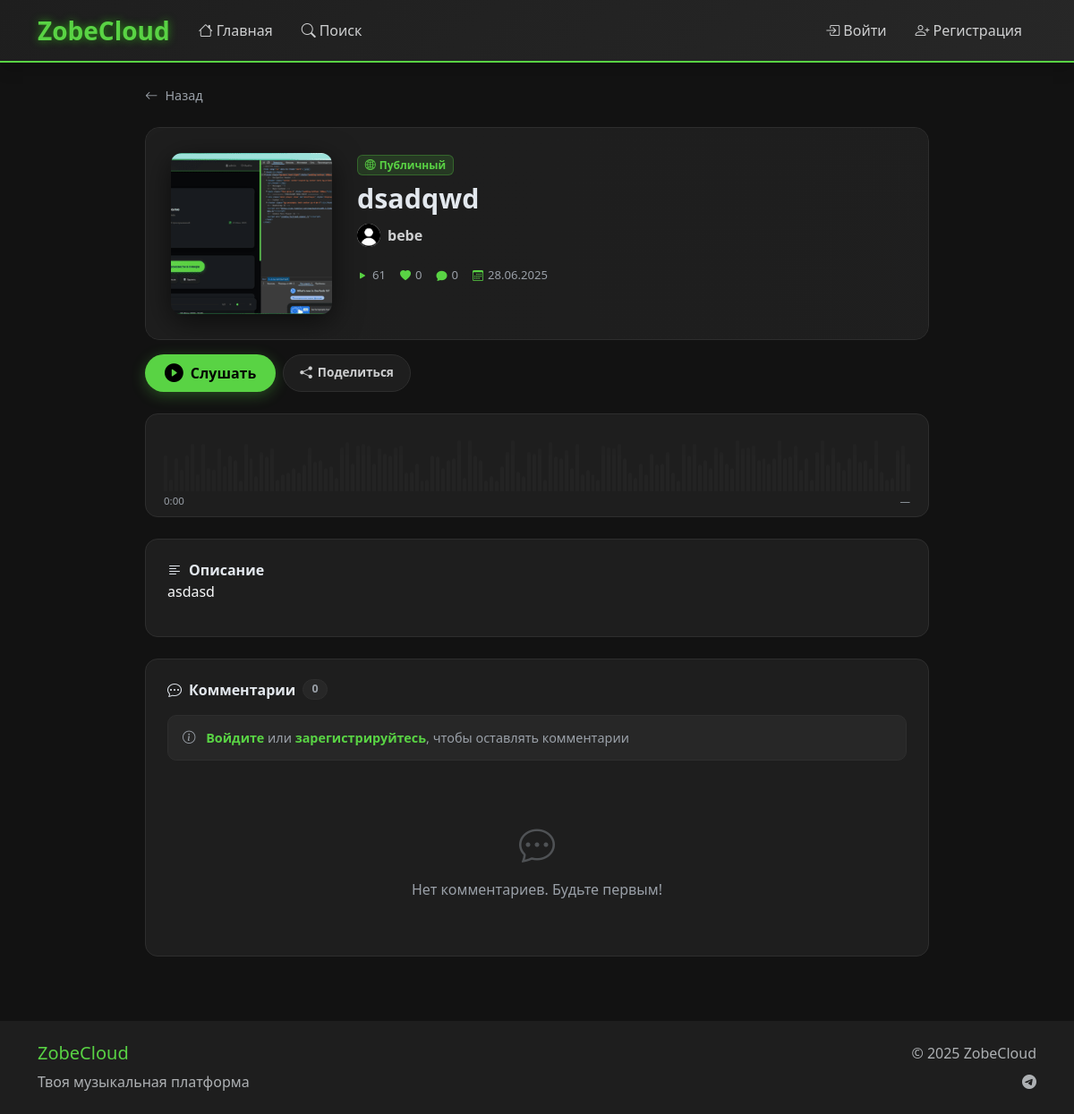
Before: /track/6/ with the older database file.
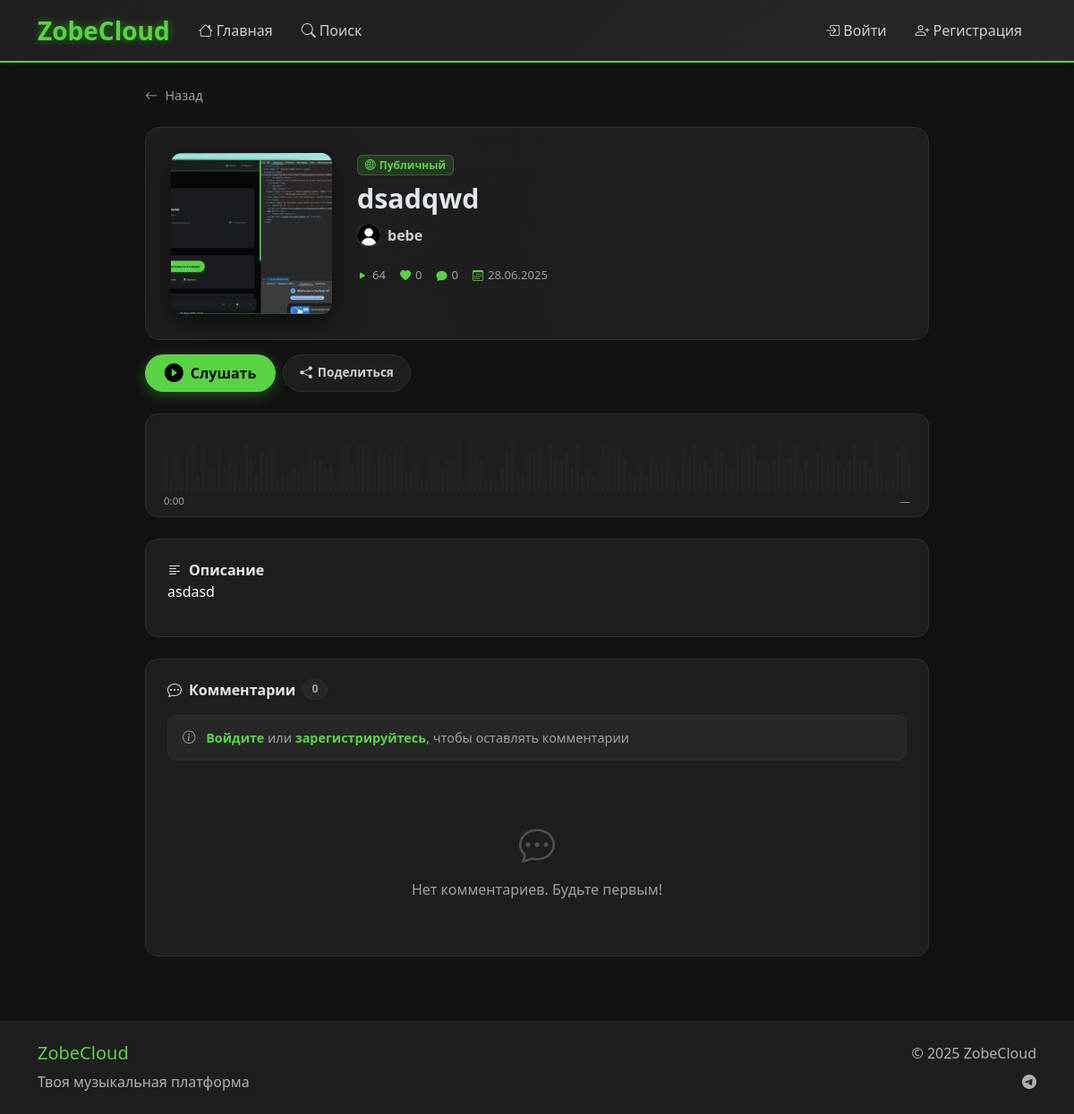
After: the same page with the newer database file.
### main/models.py (models this page shows, shortened)
class Track(models.Model):
    VISIBILITY_CHOICES = [
        ('public', 'Публичный'),
        ('unlisted', 'По ссылке'),
        ('private', 'Приватный'),
    ]
    title = models.CharField(max_length=200, verbose_name="Название")
    description = models.TextField(blank=True, verbose_name="Описание")
    audio_file = models.FileField(upload_to='tracks/audio/', verbose_name="Аудиофайл")
    cover = models.ImageField(upload_to='tracks/covers/', blank=True, null=True, verbose_name="Обложка")
    user = models.ForeignKey(User, on_delete=models.CASCADE, verbose_name="Пользователь")
    genre = models.ForeignKey(Genre, on_delete=models.SET_NULL, null=True, blank=True, related_name='tracks', verbose_name="Жанр")
    tags = models.ManyToManyField(Tag, blank=True, related_name='tracks', verbose_name="Теги")
    duration = models.PositiveIntegerField(null=True, blank=True, verbose_name="Длительность (секунды)")
    visibility = models.CharField(max_length=10, choices=VISIBILITY_CHOICES, default='public', verbose_name="Видимость")
    allow_downloads = models.BooleanField(default=False, verbose_name="Разрешить скачивание")
    allow_comments = models.BooleanField(default=True, verbose_name="Разрешить комментарии")
    uploaded_at = models.DateTimeField(auto_now_add=True, verbose_name="Дата загрузки")
    plays_count = models.PositiveIntegerField(default=0, verbose_name="Количество прослушиваний")
    downloads_count = models.PositiveIntegerField(default=0, verbose_name="Количество скачиваний")
    slug = models.SlugField(max_length=250, blank=True, verbose_name="URL")
    album = models.ForeignKey('Album', on_delete=models.SET_NULL, null=True, blank=True, related_name='tracks', verbose_name="Альбом")
    release_at = models.DateTimeField(null=True, blank=True, verbose_name="Дата релиза")
    sort_order = models.PositiveIntegerField(default=0, verbose_name="Порядок в альбоме")
    class Meta:
        verbose_name = "Трек"
        verbose_name_plural = "Треки"
        ordering = ['-uploaded_at']

### main/views.py (the view, shortened to what this page needs)
# urls.py: path('track/<int:pk>/', views.track_detail, name='track_detail'),
def track_detail(request, pk):
    track = get_object_or_404(Track.objects.select_related('album'), pk=pk)
    comments = track.comments.all().select_related('user__profile')
    user_liked = False
    user_liked_comments = []
    likes_count = TrackLike.objects.filter(track=track).count()
    context = {
        'track': track,
        'comments': comments,
        'user_liked': user_liked,
        'user_liked_comments': user_liked_comments,
        'likes_count': likes_count,
    }
    return render(request, 'main/track_detail.html', context)

### main/models.py (called while the page is built)
    @property
    def avatar_url(self):
        if self.avatar and hasattr(self.avatar, 'url'):
            try:
                return self.avatar.url
            except ValueError:
                return self.get_default_avatar()
        return self.get_default_avatar()

    def get_default_avatar(self):
        return f"{settings.STATIC_URL}images/default-avatar.png"

    @property
    def is_premium(self):
        try:
            subscription = self.user.premium_subscriptions.filter(
                admin_confirmed=True,
                is_active=True,
                expires_at__gt=timezone.now()
            ).first()
            return subscription is not None
        except:
            return False

### templates/main/track_detail.html (shortened to what the changed rows need)
{% extends "main/base.html" %}
{% load static %}
{% block content %}
<div class="container py-4" style="max-width: 900px;">
  <div class="td-hero-card mb-3">
    {% if track.cover %}
    <div class="td-hero-bg" style="background-image:url('{{ track.cover.url }}');"></div>
    {% endif %}
    <div class="td-hero-overlay"></div>
    <div class="td-hero-body">
      <div class="td-cover-wrap">
        {% if track.cover %}
          <img src="{{ track.cover.url }}" alt="{{ track.title }}" class="td-cover-img">
        {% else %}
          <div class="td-cover-default">
            <i class="bi bi-music-note-beamed"></i>
          </div>
        {% endif %}
      </div>
      <div class="td-hero-info">
        <div class="td-visibility-badge mb-2">
          {% if track.visibility == 'public' %}
            <span class="badge" style="background:rgba(89,211,68,0.15);color:var(--accent-green);border:1px solid rgba(89,211,68,0.3);">
            </span>
          {% elif track.visibility == 'unlisted' %}
            <span class="badge" style="background:rgba(137,155,253,0.15);color:var(--info-color);border:1px solid rgba(137,155,253,0.3);">
              <i class="bi bi-link-45deg me-1"></i>По ссылке
            </span>
          {% else %}
            <span class="badge" style="background:rgba(243,95,107,0.15);color:var(--danger-color);border:1px solid rgba(243,95,107,0.3);">
              <i class="bi bi-lock-fill me-1"></i>Приватный
            </span>
          {% endif %}
        </div>
        <h1 class="td-title">{{ track.title }}</h1>
        <a href="{% url 'public_profile' track.user.username %}" class="td-artist-link">
          <img src="{{ track.user.profile.avatar_url }}" class="td-artist-avatar rounded-circle" alt="">
          {{ track.user.username }}
        </a>
        <div class="td-stats-row mt-3">
          <span class="td-stat"><i class="bi bi-play-fill"></i> {{ track.plays_count }}</span>
          <span class="td-stat"><i class="bi bi-heart-fill"></i> <span id="headerLikeCount">{{ likes_count }}</span></span>
          <span class="td-stat"><i class="bi bi-chat-fill"></i> {{ comments.count }}</span>
          <span class="td-stat"><i class="bi bi-calendar3"></i> {{ track.uploaded_at|date:"d.m.Y" }}</span>
        </div>
      </div>
    </div>
  </div>
  {% if track.description %}
  <div class="td-card mb-4">
    <div class="td-card-title"><i class="bi bi-text-left me-2"></i>Описание</div>
    <p class="mb-0" style="color:var(--text-secondary);line-height:1.7;">{{ track.description|linebreaks }}</p>
  </div>
  {% endif %}
</div>
{% endblock %}

Changed rows visible on the page:
changed Track "dsadqwd": plays_count "61" → "64"
